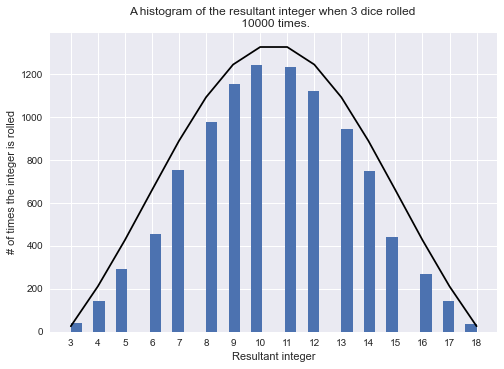

Here is the Python script that generated this plot:
# -*- coding: utf-8 -*-
"""
Plot of 10000 rolls of 3 dice

@author: c0081806
"""

#Import modules
import numpy as np
import matplotlib.pyplot as plt
from scipy.stats import norm

def r_dice_rolls(r):   #roll r number of dice
    
    t=np.zeros(r)
    for a in range(0,r):
        t[a] = np.random.randint(6)+1
    return sum(t)

def n_r_dice_rolls(n):  #n number of r rolled dice
    
    if r > 0 and type(r) == int and n>0 and type(n) == int:
        b = np.zeros(n)
        
        for s in range(0,n):
            b[s] = r_dice_rolls(r)
        x.append(b)
        
    else:
        print("n and r have to be positive integers greater than 0")


######## Set r and n
r=3
n=10000
########

x=[]
n_r_dice_rolls(n)

#Plot Histogram
plt.hist(x,bins=12*r,align='mid',)
plt.title("A histogram of the resultant integer when {} dice rolled \n {} times.".format(r,n))
plt.xlabel("Resultant integer")
plt.ylabel("# of times the integer is rolled")
plt.xticks(np.arange(0,7*r+1))

#Plot Bell Curve - set for r=3, n=10000 needs generalising
x_axis = range(r,6*r+1)
mean = np.mean(x_axis)
sd = np.std(x_axis)
y_axis = r**0.66*n*norm.pdf(x_axis, mean, sd)-(150*r)

plt.plot(x_axis, y_axis, color="black")
  
